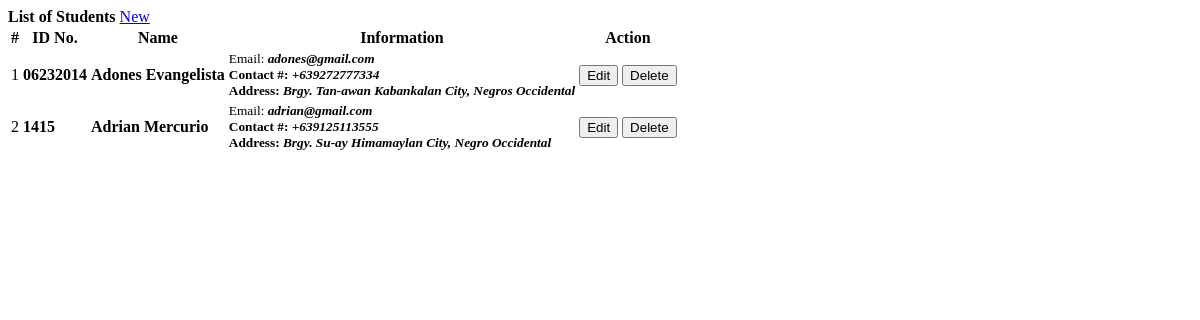
Page /students.php on the committed database.
### tables this page shows
CREATE TABLE `student` (
  `id` int(30) NOT NULL,
  `id_no` varchar(100) NOT NULL,
  `name` text NOT NULL,
  `contact` varchar(100) NOT NULL,
  `address` text NOT NULL,
  `email` varchar(200) NOT NULL,
  `date_created` datetime NOT NULL DEFAULT current_timestamp()
);

### students.php (the view, shortened to what this page needs)
<?php include('db_connect.php');?>
<div class="container-fluid">
	<div class="col-lg-12">
		<div class="row">
			<div class="col-md-12">
				<div class="card">
					<div class="card-header">
						<b>List of Students </b>
						<span class="float:right"><a class="btn btn-primary btn-block btn-sm col-sm-2 float-right" href="javascript:void(0)" id="new_student">
					<i class="fa fa-plus"></i> New
				</a></span>
					</div>
					<div class="card-body">
						<table class="table table-condensed table-bordered table-hover">
							<thead>
								<tr>
									<th class="text-center">#</th>
									<th class="">ID No.</th>
									<th class="">Name</th>
									<th class="">Information</th>
									<th class="text-center">Action</th>
								</tr>
							</thead>
							<tbody>
								<?php
								$i = 1;
								$student = $conn->query("SELECT * FROM student order by name asc ");
								while($row=$student->fetch_assoc()):
								?>
								<tr>
									<td class="text-center"><?php echo $i++ ?></td>
									<td>
										<p> <b><?php echo $row['id_no'] ?></b></p>
									</td>
									<td>
										<p> <b><?php echo ucwords($row['name']) ?></b></p>
									</td>
									<td class="">
										 <p><small>Email: <i><b><?php echo $row['email'] ?></i></small></p>
										 <p><small>Contact #: <i><b><?php echo $row['contact'] ?></i></small></p>
										 <p><small>Address: <i><b><?php echo $row['address'] ?></i></small></p>
									</td>
									<td class="text-center">
										<button class="btn btn-sm btn-outline-primary edit_student" type="button" data-id="<?php echo $row['id'] ?>" >Edit</button>
										<button class="btn btn-sm btn-outline-danger delete_student" type="button" data-id="<?php echo $row['id'] ?>">Delete</button>
									</td>
								</tr>
								<?php endwhile; ?>
							</tbody>
						</table>
					</div>
				</div>
			</div>
		</div>
	</div>
</div>

### students.php (style rules this page uses)
td { vertical-align: middle !important; }
td p { margin: unset }

### rows in the picture
student: id_no "06232014", name "Adones Evangelista", email "adones@gmail.com", contact "+639272777334", address "Brgy. Tan-awan Kabankalan City, Negros Occidental"
student: id_no "1415", name "Adrian Mercurio", email "adrian@gmail.com", contact "+639125113555", address "Brgy. Su-ay Himamaylan City, Negro Occidental"
